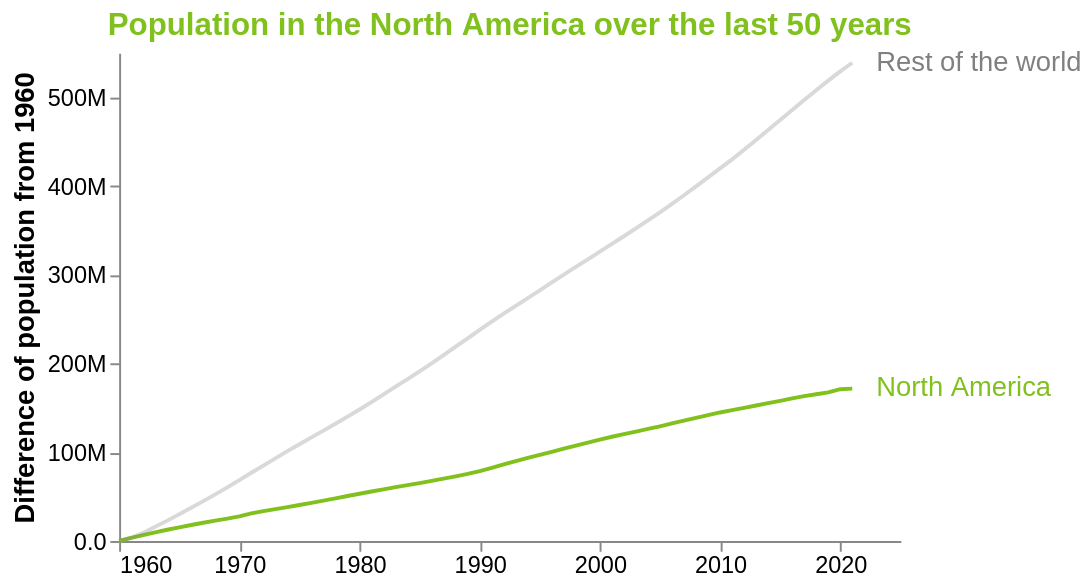

The code cell stored with this chart in its notebook:
### Code cell
# Listing 3.27 Combining the chart and the text labels

total = (chart2 + text).configure_axis(
    grid=False,
    titleFontSize=14,
    labelFontSize=12
).configure_title(
    fontSize=16,
    color='#80C11E'
).configure_view(
    strokeWidth=0
)

# total.show()
total

### Figure 1 — Vega-Lite specification as saved in the notebook (floating-point values rounded to 4 significant figures)
{"config": {"view": {"continuousWidth": 400, "continuousHeight": 300, "strokeWidth": 0}, "axis": {"grid": false, "labelFontSize": 12, "titleFontSize": 14}, "title": {"color": "#80C11E", "fontSize": 16}}, "layer": [{"data": {"name": "data-7a03d7292bd5030d05e914ae7452572d"}, "mark": "line", "encoding": {"color": {"field": "Continent", "legend": null, "scale": {"range": ["#80C11E", "grey"]}, "type": "nominal"}, "opacity": {"condition": {"value": 1, "test": "(datum['Continent'] === 'North America')"}, "value": 0.3}, "x": {"axis": {"format": ".0f", "tickMinStep": 10}, "field": "Year", "title": null, "type": "quantitative"}, "y": {"axis": {"format": ".2s"}, "field": "Diff", "title": "Difference of population from 1960", "type": "quantitative"}}, "height": 250, "title": "Population in the North America over the last 50 years", "width": 400}, {"data": {"name": "data-97f4accba5d20d28380b08ba78aab879"}, "mark": {"type": "text", "align": "left", "fontSize": 14}, "encoding": {"color": {"condition": {"value": "#80C11E", "test": "(datum.text === 'North America')"}, "value": "grey"}, "text": {"field": "text", "type": "nominal"}, "x": {"field": "x", "type": "quantitative"}, "y": {"field": "y", "type": "quantitative"}}}], "$schema": "https://vega.github.io/schema/vega-lite/v4.17.0.json", "datasets": {"data-7a03d7292bd5030d05e914ae7452572d": [{"Year": 1960, "Continent": "North America", "Population": 198600000.0, "Diff": 0.0}, {"Year": 1961, "Continent": "North America", "Population": 202000000.0, "Diff": 3383000.0}, {"Year": 1962, "Continent": "North America", "Population": 205200000.0, "Diff": 6574000.0}, {"Year": 1963, "Continent": "North America", "Population": 208300000.0, "Diff": 9629000.0}, {"Year": 1964, "Continent": "North America", "Population": 211300000.0, "Diff": 12640000.0}, {"Year": 1965, "Continent": "North America", "Population": 214000000.0, "Diff": 15410000.0}, {"Year": 1966, "Continent": "North America", "Population": 216700000.0, "Diff": 18030000.0}, {"Year": 1967, "Continent": "North America", "Population": 219200000.0, "Diff": 20550000.0}, {"Year": 1968, "Continent": "North America", "Population": 221500000.0, "Diff": 22880000.0}, {"Year": 1969, "Continent": "North America", "Population": 223800000.0, "Diff": 25130000.0}, {"Year": 1970, "Continent": "North America", "Population": 226400000.0, "Diff": 27810000.0}, {"Year": 1971, "Continent": "North America", "Population": 229700000.0, "Diff": 31050000.0}, {"Year": 1972, "Continent": "North America", "Population": 232200000.0, "Diff": 33540000.0}, {"Year": 1973, "Continent": "North America", "Population": 234500000.0, "Diff": 35830000.0}, {"Year": 1974, "Continent": "North America", "Population": 236700000.0, "Diff": 38090000.0}, {"Year": 1975, "Continent": "North America", "Population": 239200000.0, "Diff": 40540000.0}, {"Year": 1976, "Continent": "North America", "Population": 241500000.0, "Diff": 42910000.0}, {"Year": 1977, "Continent": "North America", "Population": 244000000.0, "Diff": 45390000.0}, {"Year": 1978, "Continent": "North America", "Population": 246600000.0, "Diff": 47980000.0}, {"Year": 1979, "Continent": "North America", "Population": 249300000.0, "Diff": 50690000.0}, {"Year": 1980, "Continent": "North America", "Population": 251800000.0, "Diff": 53170000.0}, {"Year": 1981, "Continent": "North America", "Population": 254300000.0, "Diff": 55720000.0}, {"Year": 1982, "Continent": "North America", "Population": 256800000.0, "Diff": 58210000.0}, {"Year": 1983, "Continent": "North America", "Population": 259200000.0, "Diff": 60590000.0}, {"Year": 1984, "Continent": "North America", "Population": 261500000.0, "Diff": 62860000.0}, {"Year": 1985, "Continent": "North America", "Population": 263800000.0, "Diff": 65200000.0}, {"Year": 1986, "Continent": "North America", "Population": 266300000.0, "Diff": 67670000.0}, {"Year": 1987, "Continent": "North America", "Population": 268800000.0, "Diff": 70170000.0}, {"Year": 1988, "Continent": "North America", "Population": 271300000.0, "Diff": 72720000.0}, {"Year": 1989, "Continent": "North America", "Population": 274200000.0, "Diff": 75530000.0}, {"Year": 1990, "Continent": "North America", "Population": 277400000.0, "Diff": 78750000.0}, {"Year": 1991, "Continent": "North America", "Population": 281100000.0, "Diff": 82450000.0}, {"Year": 1992, "Continent": "North America", "Population": 284900000.0, "Diff": 86320000.0}, {"Year": 1993, "Continent": "North America", "Population": 288700000.0, "Diff": 90040000.0}, {"Year": 1994, "Continent": "North America", "Population": 292200000.0, "Diff": 93560000.0}, {"Year": 1995, "Continent": "North America", "Population": 295600000.0, "Diff": 97020000.0}, {"Year": 1996, "Continent": "North America", "Population": 299100000.0, "Diff": 100400000.0}, {"Year": 1997, "Continent": "North America", "Population": 302600000.0, "Diff": 104000000.0}, {"Year": 1998, "Continent": "North America", "Population": 306100000.0, "Diff": 107400000.0}, {"Year": 1999, "Continent": "North America", "Population": 309500000.0, "Diff": 110900000.0}, {"Year": 2000, "Continent": "North America", "Population": 312900000.0, "Diff": 114300000.0}, {"Year": 2001, "Continent": "North America", "Population": 316100000.0, "Diff": 117400000.0}, {"Year": 2002, "Continent": "North America", "Population": 319000000.0, "Diff": 120400000.0}, {"Year": 2003, "Continent": "North America", "Population": 321800000.0, "Diff": 123200000.0}, {"Year": 2004, "Continent": "North America", "Population": 324800000.0, "Diff": 126200000.0}, {"Year": 2005, "Continent": "North America", "Population": 327800000.0, "Diff": 129200000.0}, {"Year": 2006, "Continent": "North America", "Population": 331000000.0, "Diff": 132400000.0}, {"Year": 2007, "Continent": "North America", "Population": 334200000.0, "Diff": 135600000.0}, {"Year": 2008, "Continent": "North America", "Population": 337400000.0, "Diff": 138800000.0}, {"Year": 2009, "Continent": "North America", "Population": 340500000.0, "Diff": 141800000.0}, {"Year": 2010, "Continent": "North America", "Population": 343400000.0, "Diff": 144800000.0}, {"Year": 2011, "Continent": "North America", "Population": 346000000.0, "Diff": 147400000.0}, {"Year": 2012, "Continent": "North America", "Population": 348700000.0, "Diff": 150000000.0}, {"Year": 2013, "Continent": "North America", "Population": 351200000.0, "Diff": 152600000.0}, {"Year": 2014, "Continent": "North America", "Population": 353900000.0, "Diff": 155300000.0}, {"Year": 2015, "Continent": "North America", "Population": 356500000.0, "Diff": 157900000.0}, {"Year": 2016, "Continent": "North America", "Population": 359200000.0, "Diff": 160600000.0}, {"Year": 2017, "Continent": "North America", "Population": 361700000.0, "Diff": 163100000.0}, {"Year": 2018, "Continent": "North America", "Population": 364000000.0, "Diff": 165300000.0}, {"Year": 2019, "Continent": "North America", "Population": 366000000.0, "Diff": 167400000.0}, {"Year": 2020, "Continent": "North America", "Population": 369600000.0, "Diff": 171000000.0}, {"Year": 2021, "Continent": "North America", "Population": 370200000.0, "Diff": 171600000.0}, {"Year": 1960, "Continent": "World", "Population": 311300000.0, "Diff": 0.0}, {"Year": 1961, "Continent": "World", "Population": 315000000.0, "Diff": 3690000.0}, {"Year": 1962, "Continent": "World", "Population": 320400000.0, "Diff": 9075000.0}, {"Year": 1963, "Continent": "World", "Population": 327300000.0, "Diff": 15980000.0}, {"Year": 1964, "Continent": "World", "Population": 334200000.0, "Diff": 22920000.0}, {"Year": 1965, "Continent": "World", "Population": 341300000.0, "Diff": 30020000.0}, {"Year": 1966, "Continent": "World", "Population": 348800000.0, "Diff": 37470000.0}, {"Year": 1967, "Continent": "World", "Population": 356200000.0, "Diff": 44880000.0}, {"Year": 1968, "Continent": "World", "Population": 363800000.0, "Diff": 52510000.0}, {"Year": 1969, "Continent": "World", "Population": 371800000.0, "Diff": 60440000.0}, {"Year": 1970, "Continent": "World", "Population": 379800000.0, "Diff": 68490000.0}, {"Year": 1971, "Continent": "World", "Population": 388100000.0, "Diff": 76830000.0}, {"Year": 1972, "Continent": "World", "Population": 396300000.0, "Diff": 84970000.0}, {"Year": 1973, "Continent": "World", "Population": 404400000.0, "Diff": 93090000.0}, {"Year": 1974, "Continent": "World", "Population": 412500000.0, "Diff": 101100000.0}, {"Year": 1975, "Continent": "World", "Population": 420300000.0, "Diff": 109000000.0}, {"Year": 1976, "Continent": "World", "Population": 428000000.0, "Diff": 116700000.0}, {"Year": 1977, "Continent": "World", "Population": 435700000.0, "Diff": 124300000.0}, {"Year": 1978, "Continent": "World", "Population": 443400000.0, "Diff": 132100000.0}, {"Year": 1979, "Continent": "World", "Population": 451400000.0, "Diff": 140100000.0}, {"Year": 1980, "Continent": "World", "Population": 459500000.0, "Diff": 148200000.0}, {"Year": 1981, "Continent": "World", "Population": 467800000.0, "Diff": 156400000.0}, {"Year": 1982, "Continent": "World", "Population": 476500000.0, "Diff": 165200000.0}, {"Year": 1983, "Continent": "World", "Population": 485100000.0, "Diff": 173800000.0}, {"Year": 1984, "Continent": "World", "Population": 493600000.0, "Diff": 182300000.0}, {"Year": 1985, "Continent": "World", "Population": 502300000.0, "Diff": 191000000.0}, {"Year": 1986, "Continent": "World", "Population": 511400000.0, "Diff": 200100000.0}, {"Year": 1987, "Continent": "World", "Population": 520800000.0, "Diff": 209400000.0}, {"Year": 1988, "Continent": "World", "Population": 530200000.0, "Diff": 218900000.0}, {"Year": 1989, "Continent": "World", "Population": 539600000.0, "Diff": 228300000.0}, {"Year": 1990, "Continent": "World", "Population": 549100000.0, "Diff": 237800000.0}, {"Year": 1991, "Continent": "World", "Population": 558400000.0, "Diff": 247100000.0}, {"Year": 1992, "Continent": "World", "Population": 567400000.0, "Diff": 256100000.0}, {"Year": 1993, "Continent": "World", "Population": 576300000.0, "Diff": 264900000.0}, {"Year": 1994, "Continent": "World", "Population": 585000000.0, "Diff": 273600000.0}, {"Year": 1995, "Continent": "World", "Population": 593700000.0, "Diff": 282400000.0}, {"Year": 1996, "Continent": "World", "Population": 602500000.0, "Diff": 291200000.0}, {"Year": 1997, "Continent": "World", "Population": 611300000.0, "Diff": 300000000.0}, {"Year": 1998, "Continent": "World", "Population": 620000000.0, "Diff": 308700000.0}, {"Year": 1999, "Continent": "World", "Population": 628600000.0, "Diff": 317300000.0}, {"Year": 2000, "Continent": "World", "Population": 637200000.0, "Diff": 325900000.0}, {"Year": 2001, "Continent": "World", "Population": 645900000.0, "Diff": 334600000.0}, {"Year": 2002, "Continent": "World", "Population": 654600000.0, "Diff": 343300000.0}, {"Year": 2003, "Continent": "World", "Population": 663400000.0, "Diff": 352100000.0}, {"Year": 2004, "Continent": "World", "Population": 672400000.0, "Diff": 361100000.0}, {"Year": 2005, "Continent": "World", "Population": 681600000.0, "Diff": 370300000.0}, {"Year": 2006, "Continent": "World", "Population": 691100000.0, "Diff": 379700000.0}, {"Year": 2007, "Continent": "World", "Population": 700800000.0, "Diff": 389500000.0}, {"Year": 2008, "Continent": "World", "Population": 710800000.0, "Diff": 399500000.0}, {"Year": 2009, "Continent": "World", "Population": 720900000.0, "Diff": 409600000.0}, {"Year": 2010, "Continent": "World", "Population": 731000000.0, "Diff": 419700000.0}, {"Year": 2011, "Continent": "World", "Population": 741200000.0, "Diff": 429900000.0}, {"Year": 2012, "Continent": "World", "Population": 752000000.0, "Diff": 440700000.0}, {"Year": 2013, "Continent": "World", "Population": 763000000.0, "Diff": 451700000.0}, {"Year": 2014, "Continent": "World", "Population": 774200000.0, "Diff": 462900000.0}, {"Year": 2015, "Continent": "World", "Population": 785500000.0, "Diff": 474200000.0}, {"Year": 2016, "Continent": "World", "Population": 796800000.0, "Diff": 485500000.0}, {"Year": 2017, "Continent": "World", "Population": 808000000.0, "Diff": 496700000.0}, {"Year": 2018, "Continent": "World", "Population": 819000000.0, "Diff": 507700000.0}, {"Year": 2019, "Continent": "World", "Population": 829900000.0, "Diff": 518600000.0}, {"Year": 2020, "Continent": "World", "Population": 840300000.0, "Diff": 529000000.0}, {"Year": 2021, "Continent": "World", "Population": 850000000.0, "Diff": 538700000.0}], "data-97f4accba5d20d28380b08ba78aab879": [{"text": "Rest of the world", "x": 2023, "y": 538700000.0}, {"text": "North America", "x": 2023, "y": 171600000.0}]}}
